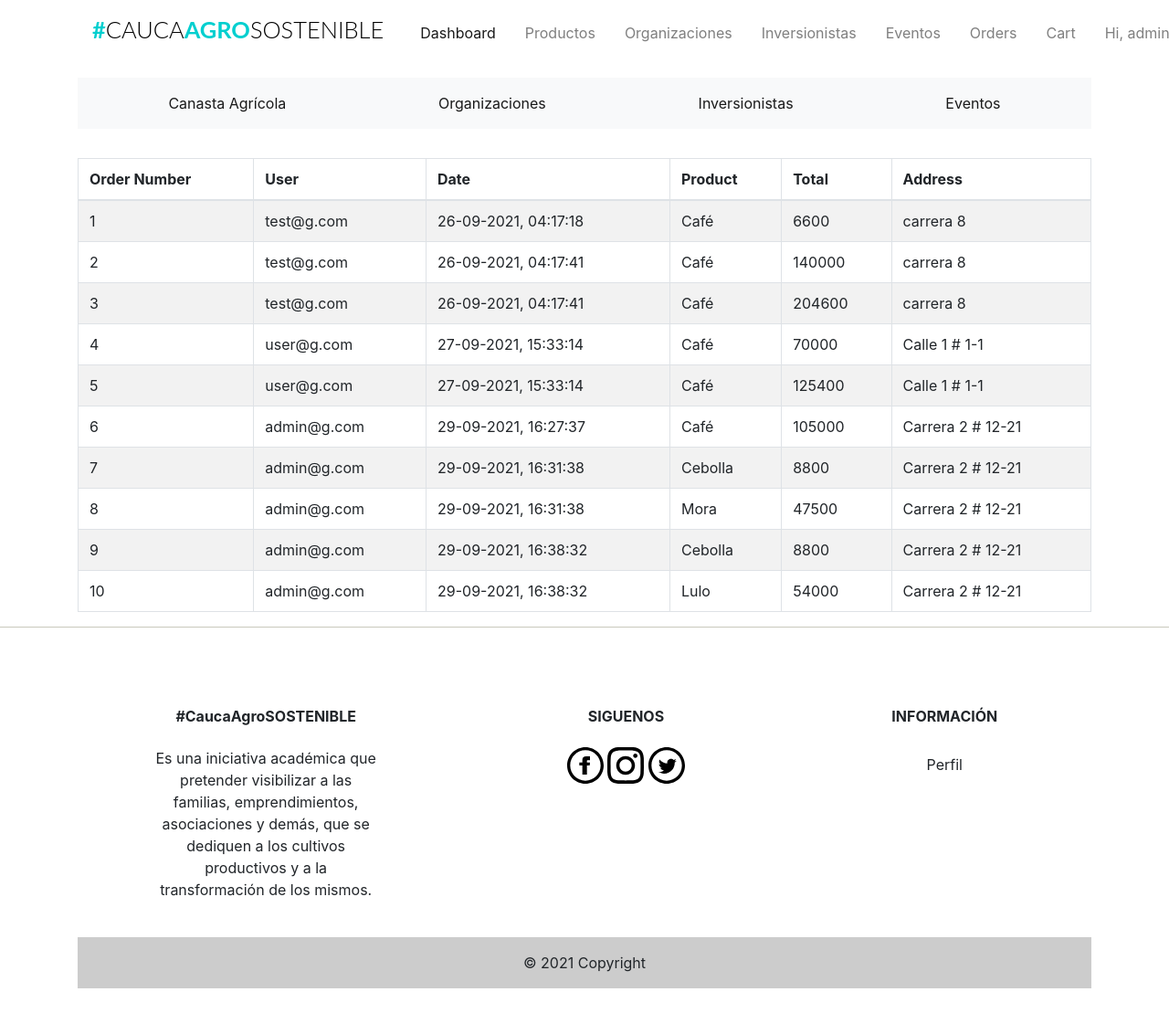
/admin/orders (signed in), run on the app's committed database.
### app/models.py (models this page shows, shortened)
class Users(UserMixin, db.Model):
    __tablename__ = "users"
    id = db.Column(db.Integer, primary_key=True)
    firstname = db.Column(db.String(24), index=True)
    lastname = db.Column(db.String(24), index=True)
    email = db.Column(db.String(50), index=True, unique=True)
    password_hash = db.Column(db.String)
    phonenumber = db.Column(db.String(18), index=True, unique=True)
    is_admin = db.Column(db.Boolean, default=False)
    order = db.relationship('Orders', backref='user')
    kart = db.relationship('Kart', uselist=False, backref='user')
    shipping_info = db.relationship('Shipping', backref='user', lazy='dynamic')

class Orders(db.Model):
    __tablename__ = 'orders'
    id = db.Column(db.Integer, primary_key=True)
    timestamp = db.Column(db.DateTime, index=True, default=datetime.utcnow)
    user_id = db.Column(db.Integer, db.ForeignKey('users.id'))
    shipping_id = db.Column(db.Integer, db.ForeignKey('shipping.id'))
    purchase_id = db.Column(db.Integer, db.ForeignKey('purchase.id'))

class Products(db.Model):
    __tablename__ = 'products'
    id = db.Column(db.Integer, primary_key=True)
    product_name = db.Column(db.String(100), index=True)
    product_price = db.Column(db.Integer, index=True)
    product_image = db.Column(db.String(120))
    product_description = db.Column(db.String(200))
    product_stock = db.Column(db.Integer)
    promotion_value = db.Column(db.Integer, index=True)
    organizacion_id = db.Column(db.Integer, db.ForeignKey('organizaciones.id'))

class Purchase(db.Model):
    __tablename__ = 'purchase'
    id = db.Column(db.Integer, primary_key=True)
    product_id = db.Column(db.Integer, db.ForeignKey('products.id'))
    product = db.relationship('Products', uselist=False)
    quantity = db.Column(db.Integer)
    subtotal = db.Column(db.Integer) # TODO: Esto se puede quitar
    user_id = db.Column(db.Integer, db.ForeignKey('users.id'))
    order = db.relationship('Orders', uselist=False, backref='purchase')

class Shipping(db.Model):
    __tablename__ = "shipping"
    id = db.Column(db.Integer, primary_key=True)
    address = db.Column(db.String(200), index=True)
    aditional_indications = db.Column(db.String(200), index=True)
    postcode = db.Column(db.String(12), index=True)
    city = db.Column(db.String(24), index=True)
    state = db.Column(db.String(24), index=True)
    country = db.Column(db.String(24), index=True)
    user_id = db.Column(db.Integer, db.ForeignKey('users.id'))
    order = db.relationship('Orders', uselist=False, backref='shipping')

### app/admin/routes.py (the view)
@admin.route('/orders')
@login_required
def list_orders():
    check_admin()
    '''
	list all orders
	'''
    orders = Orders.query.all()
    return render_template('admin/orders.html', title='Orders', orders=orders)

### app/admin/routes.py (called while the page is built)
def check_admin():
    if not current_user.is_admin:
        abort(403)

### app/models.py (called while the page is built)
@login_manager.user_loader
def load_user(id):
    return Users.query.get(int(id))

### app/templates/admin/orders.html (shortened to what this page needs)
{% extends "base.html" %}
{% block body %}
<table class="table table-borderless">
        <table class="table table-striped table-bordered">
          <thead>
            <tr>
              <th> Order Number </th>
              <th> User </th>
              <th> Date </th>
              <th> Product </th>
              <th> Total </th>
              <th> Address </th>
            </tr>
          </thead>
          <tbody>
          {% for order in orders %}
            <tr>
              <td> {{ order.id }} </td>
              <td> {{ order.user.email }} </td>
              <td> {{ order.timestamp.strftime('%d-%m-%Y, %H:%M:%S') }} </td>
              <td> {{ order.purchase.product.product_name }} </td>
              <td>  {{ order.purchase.subtotal }} </td>
              <td>{{ order.shipping.address }}</td>
            </tr>
          {%endfor%}
          </tbody>
        </table>
{% endblock body %}

### app/templates/navbar.html (shortened to what this page needs)
{% block navbar %}
<div class="container mt-1 mb-3">
  <nav class="navbar navbar-expand-lg navbar-light">
    <h1 class="brand_name">
      <a class="navbar-brand" href="{{ url_for('home.homepage') }}">#<span>CAUCA</span>AGRO<span>SOSTENIBLE</span></a>
    </h1>
    <div class="collapse navbar-collapse" id="navbarNav">
      <ul class="navbar-nav ml-auto mr-auto mt-2 mt-lg-0">
        {% if current_user.is_authenticated %}
        {% if current_user.is_admin %}
        <li class="nav-item ml-3">
          <a class="nav-link active" href="{{ url_for('home.admin_dashboard') }}">Dashboard</a>
        </li>
        <li class="nav-item ml-3">
          <a class="nav-link" href="{{ url_for('admin.list_products') }}">Productos</a>
        </li>
        <li class="nav-item ml-3">
          <a class="nav-link" href="{{ url_for('admin.list_organizaciones') }}">Organizaciones</a>
        </li>
        <li class="nav-item ml-3">
          <a class="nav-link" href="{{ url_for('admin.list_inversionistas') }}">Inversionistas</a>
        </li>
        <li class="nav-item ml-3">
          <a class="nav-link" href="{{ url_for('admin.list_eventos') }}">Eventos</a>
        </li>
        <li class="nav-item ml-3">
          <a class="nav-link" href="{{ url_for('admin.list_orders') }}">Orders</a>
        </li>
        <li class="nav-item ml-3">
          <a class="nav-link" href="{{ url_for('users.cart') }}">Cart</a>
        </li>
        {% else %}
        <li class="nav-item ml-3">
          <a class="nav-link" href="{{ url_for('users.cart') }}">Cart<span class="badge badge-light">{{ count
              }}</span></a>
        </li>
        {% endif %}
        <li class="nav-item dropdown ml-3">
          <a class="nav-link dropdown-toggle" data-toggle="dropdown" href="#" role="button" aria-haspopup="true"
            aria-expanded="false">
            Hi, {{ current_user.firstname }}!
          </a>
        </li>
        {% endif %}
      </ul>
    </div>
  </nav>
</div>
{% endblock %}

### app/static/css/st.css (style rules this page uses)
.brand_name .navbar-brand { font-size:1.59rem; text-transform: uppercase; font-family: 'Lato', sans-serif; font-weight: 700; color: #333; }
.brand_name >.navbar-brand { color:#01CFCF; text-decoration: none; }
.brand_name >.navbar-brand span { color: #000; font-weight: 300; }
.navbar-nav { width: 100%; align-items: flex-start; }

### data on the page
Users: firstname "admin"
Orders: id "1", user.email "test@g.com", timestamp "26-09-2021, 04:17:18", purchase.product.product_name "Café", purchase.subtotal "6600", shipping.address "carrera 8"
Orders: id "2", user.email "test@g.com", timestamp "26-09-2021, 04:17:41", purchase.product.product_name "Café", purchase.subtotal "140000", shipping.address "carrera 8"
Orders: id "3", user.email "test@g.com", timestamp "26-09-2021, 04:17:41", purchase.product.product_name "Café", purchase.subtotal "204600", shipping.address "carrera 8"
Orders: id "4", user.email "user@g.com", timestamp "27-09-2021, 15:33:14", purchase.product.product_name "Café", purchase.subtotal "70000", shipping.address "Calle 1 # 1-1"
Orders: id "5", user.email "user@g.com", timestamp "27-09-2021, 15:33:14", purchase.product.product_name "Café", purchase.subtotal "125400", shipping.address "Calle 1 # 1-1"
Orders: id "6", user.email "admin@g.com", timestamp "29-09-2021, 16:27:37", purchase.product.product_name "Café", purchase.subtotal "105000", shipping.address "Carrera 2 # 12-21"
Orders: id "7", user.email "admin@g.com", timestamp "29-09-2021, 16:31:38", purchase.product.product_name "Cebolla", purchase.subtotal "8800", shipping.address "Carrera 2 # 12-21"
Orders: id "8", user.email "admin@g.com", timestamp "29-09-2021, 16:31:38", purchase.product.product_name "Mora", purchase.subtotal "47500", shipping.address "Carrera 2 # 12-21"
Orders: id "9", user.email "admin@g.com", timestamp "29-09-2021, 16:38:32", purchase.product.product_name "Cebolla", purchase.subtotal "8800", shipping.address "Carrera 2 # 12-21"
Orders: id "10", user.email "admin@g.com", timestamp "29-09-2021, 16:38:32", purchase.product.product_name "Lulo", purchase.subtotal "54000", shipping.address "Carrera 2 # 12-21"
